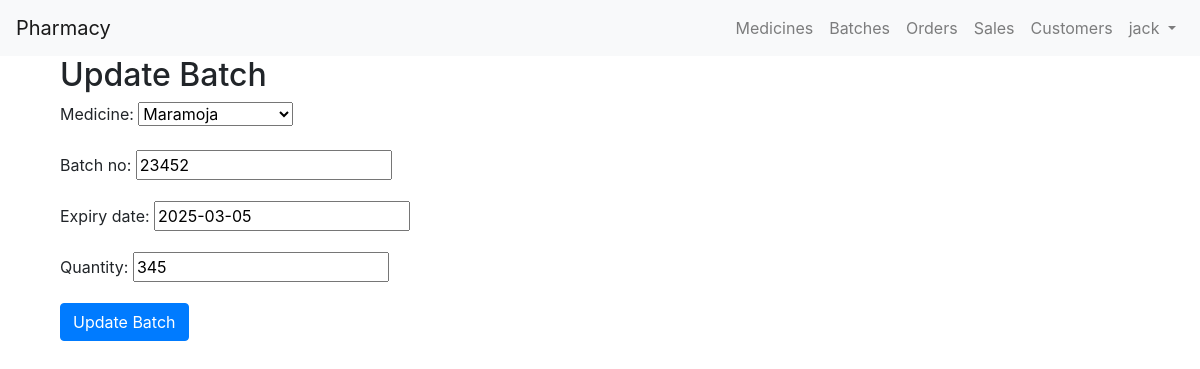
The page /batches/update/4/ (signed in) on the database its author committed.
### chemistApi/models.py (models this page shows, shortened)
class Batch(models.Model):
    medicine = models.ForeignKey(
        Medicine, on_delete=models.CASCADE, related_name='batches')
    batch_no = models.CharField(max_length=100)
    expiry_date = models.DateField()
    quantity = models.PositiveIntegerField(null=True)

### chemistApi/views.py (the view)
class BatchUpdateView(UpdateView):
    model = Batch
    form_class = BatchForm
    template_name = 'update_batch.html'
    success_url = reverse_lazy('batch_list')

### chemistApi/forms.py
class BatchForm(forms.ModelForm):
    class Meta:
        model = Batch
        fields = ['medicine','batch_no', 'expiry_date', 'quantity']

### chemistApi/models.py (called while the page is built)
    def __str__(self):
        return self.name

### chemistApi/templates/update_batch.html (shortened to what this page needs)
{% extends 'base.html' %}
{% block content %}
<div class="container">
    <h2>Update Batch</h2>
    <form method="post">
        {{ form.as_p }}
        <button type="submit" class="btn btn-primary">Update Batch</button>
    </form>
</div>
{% endblock %}

### chemistApi/templates/base.html (shortened to what this page needs)
<!DOCTYPE html>
<html lang="en">
<head>
    <link rel="stylesheet" href="https://stackpath.bootstrapcdn.com/bootstrap/4.3.1/css/bootstrap.min.css">
</head>
<body>
    <nav class="navbar navbar-expand-lg navbar-light bg-light">
        <a class="navbar-brand" href="{% url 'index' %}">Pharmacy</a>
        <div class="collapse navbar-collapse" id="navbarNav">
            <ul class="navbar-nav ml-auto">
                {% if user.is_authenticated %}
                <li class="nav-item">
                    <a class="nav-link" href=" {%url 'medicine_list'%}">Medicines</a>
                </li>
                <li class="nav-item">
                    <a class="nav-link" href=" {%url 'batch_list'%}">Batches</a>
                </li>
                <li class="nav-item">
                    <a class="nav-link" href="">Orders</a>
                </li>
                <li class="nav-item">
                    <a class="nav-link" href="">Sales</a>
                </li>
                <li class="nav-item">
                    <a class="nav-link" href="">Customers</a>
                </li>
                    <li class="nav-item dropdown">
                        <a class="nav-link dropdown-toggle" href="#" id="navbarDropdown" role="button" data-toggle="dropdown" aria-haspopup="true" aria-expanded="false">
                            {{ user.username }}
                        </a>
                    </li>
                {% endif %}
            </ul>
        </div>
    </nav>
    <div class="container">
        {% block content %}
        {% endblock %}
    </div>
</body>
</html>

### rows shown on the page
Batch: medicine "Maramoja", batch_no "23452", expiry_date "2025-03-05", quantity "345"

### other values the page prints
{{ user.username }} "jack"
